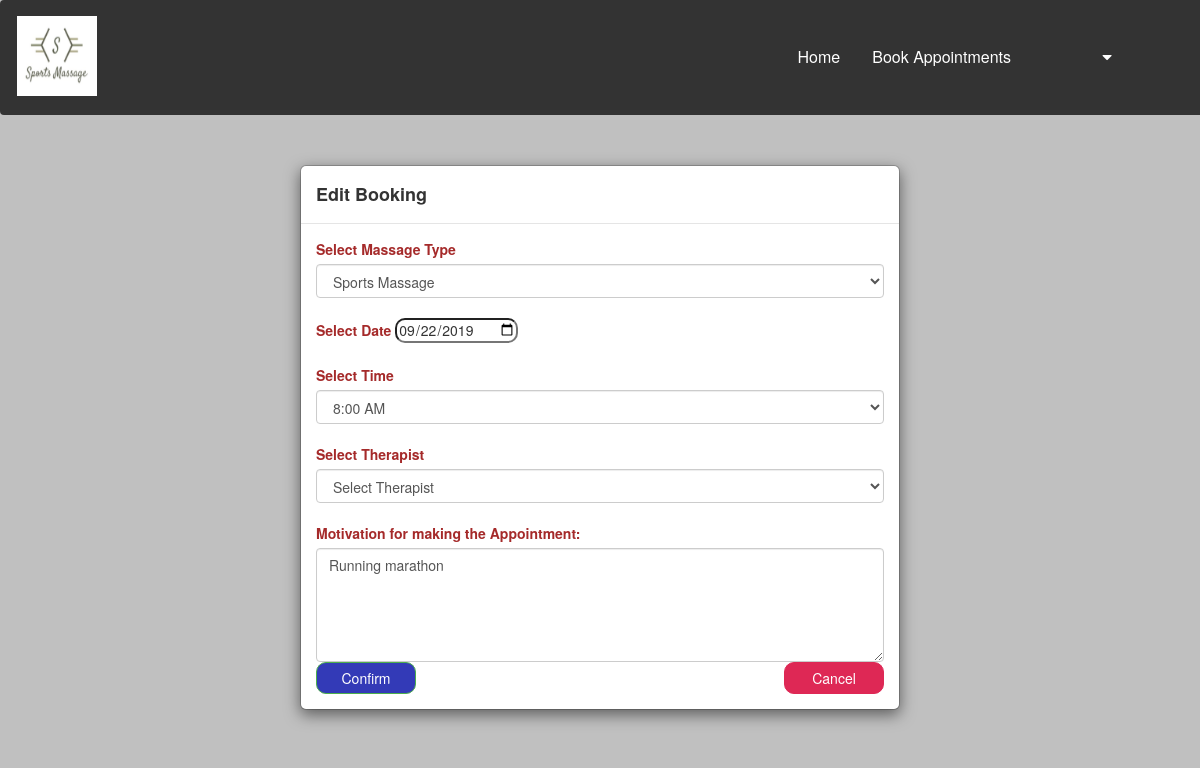
/Edit.php?id=21, run on the app's committed database.
### tables this page shows
CREATE TABLE `bookings` (
  `BookingId` int(11) NOT NULL,
  `Email` varchar(50) DEFAULT NULL,
  `MassageType` varchar(50) DEFAULT NULL,
  `Duration` int(11) DEFAULT NULL,
  `Amount` double DEFAULT NULL,
  `BookingDate` date DEFAULT NULL,
  `BookingTime` time DEFAULT NULL,
  `MessageForTherapist` varchar(100) DEFAULT NULL,
  `ServiceId` int(11) NOT NULL,
  `EmployeeId` int(11) NOT NULL,
  `BookedDate` date NOT NULL,
  `Bookedtime` time NOT NULL,
  `BookingStatus` varchar(20) NOT NULL
);

CREATE TABLE `services` (
  `ServiceId` int(11) NOT NULL,
  `MassageType` varchar(50) NOT NULL,
  `Duration` int(11) NOT NULL,
  `Amount` decimal(10,0) NOT NULL
);

### Edit.php (the view, shortened to what this page needs)
<?php
require("usertab.php");
require 'dbconnect.php';
$bookingid = $_GET["id"];
$query = "SELECT * FROM Bookings WHERE BookingId=$bookingid";
$result = mysqli_query($mysqli, $query);
$row = mysqli_fetch_array($result);
$s = $row['ServiceId'];
$d = $row['BookedDate'];
$t = $row['Bookedtime'];
$m = $row['MessageForTherapist'];
?>
<html>
<head>
     <link rel="stylesheet" href="https://maxcdn.bootstrapcdn.com/bootstrap/3.4.0/css/bootstrap.min.css">
</head>
<body style="background-color:silver;">
     <div class="container">
     <div id="add_data_Modal" class="">
          <div class="modal-dialog">
               <div class="modal-content">
                    <div class="modal-header">
                         <h4 class="modal-title"><b>Edit Booking</b></h4>
                    </div>
                    <div class="modal-body">
                         <form method="post" id="insert_form" action="EditDB.php">
                              <label>Select Massage Type</label>
                              <select name="MassageType" id="MassageType" class="form-control" >
                                   <?php
                                   $sql1 = mysqli_query($mysqli, "SELECT MassageType,ServiceId FROM Services");
                                   while ($row1 = $sql1->fetch_assoc()) {
                                        $service = $row1['MassageType'];
                                        $serviceid = $row1['ServiceId'];
                                        ?>
                                        <option value='<?php echo $serviceid ?>' <?php if ($serviceid == $s) echo 'selected'; ?>><?php echo $service ?></option>
                                   <?php } ?>
                              </select>
                              <br />
                              <label>Select Date </label>
                              <input type="date" value="<?php echo $d; ?>"  name="BookedDate" id="bookingdate" required="true" min="1900-01-01" title="No past dates." style="border-radius:10px;height: 25px;">
                              <br />
                              <br />
                              <label>Select Time</label>
                              <select name="time" id="time" class="form-control">
                                   <option value="08:00:00" <?php if ($t == '08:00:00') echo 'selected'; ?>>8:00 AM</option>
                              </select>
                              <br />
                              <label>Select Therapist</label>
                              <select name="employee" id="employee" class="form-control">
                                   <option>Select Therapist</option>
                              </select>
                              <br />
                              <label for="comment">Motivation for making the Appointment:</label>
                          <textarea class="form-control" rows="5" id="message" name="message"value="<?php echo $m;?>"><?php echo $m;?></textarea>
                              <div class="col-sd-6">
                              <button type="submit" id="btn" name="edit" class="btn btn-success"> Confirm</button>
                              <a href="userhome.php" id="btn" class="btn btn-success"  style="background-color:#de2855;border-color:#de2855;float:right">Cancel</a>
                                   </div>
                         </form>
                    </div>
               </div>
          </div>
     </div>
                                   </div>
</body>

### stylesheet.css (style rules this page uses)
body { background-color: gray; }
#btn { color:#fff; background: #333ab7; padding: 5px; width:100px; border-radius: 10px; }
label { font-weight: bold; color:brown; }
.btn { background-color: cadetblue; color: darkblue; }

### usertab.php (style rules this page uses)
body { font-family: Arial, Helvetica, sans-serif; }

### data on the page
bookings: MassageType "Sports Massage", BookedDate "09/22/2019", time "8:00 AM", message "Running marathon"
